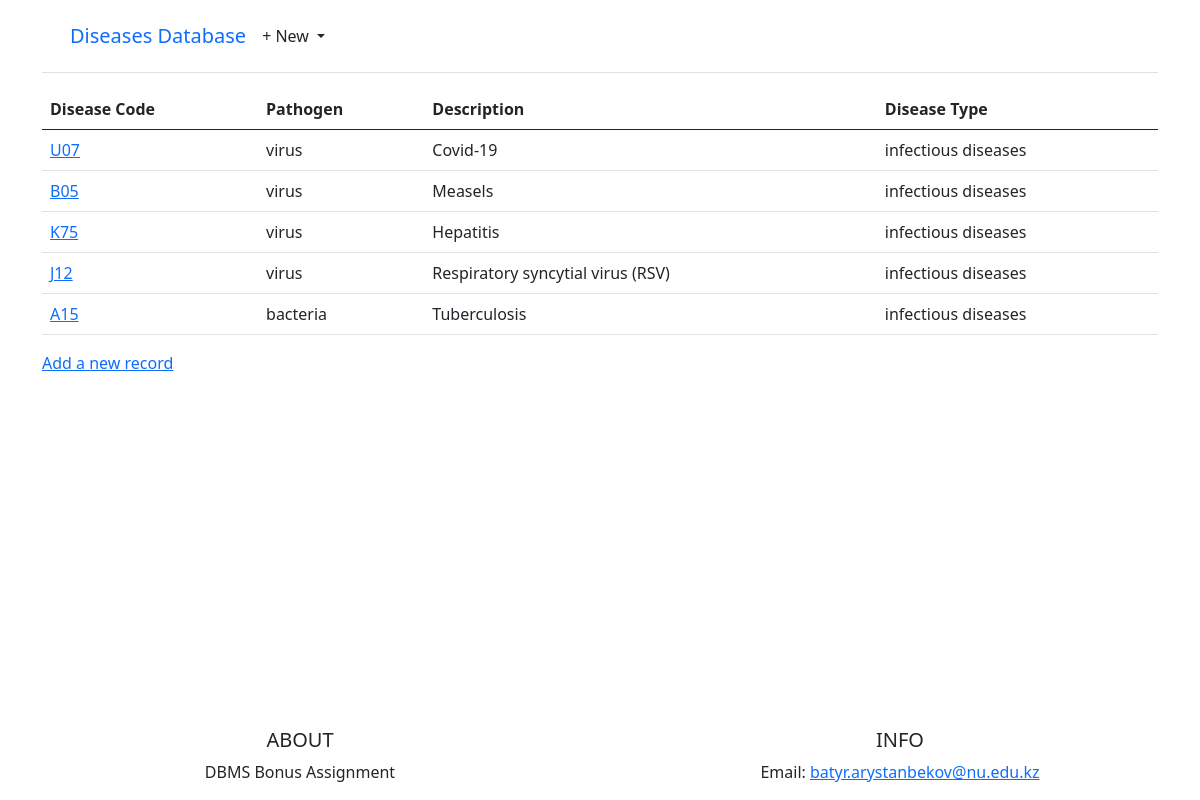
The page /diseases/ on the database as committed earlier.
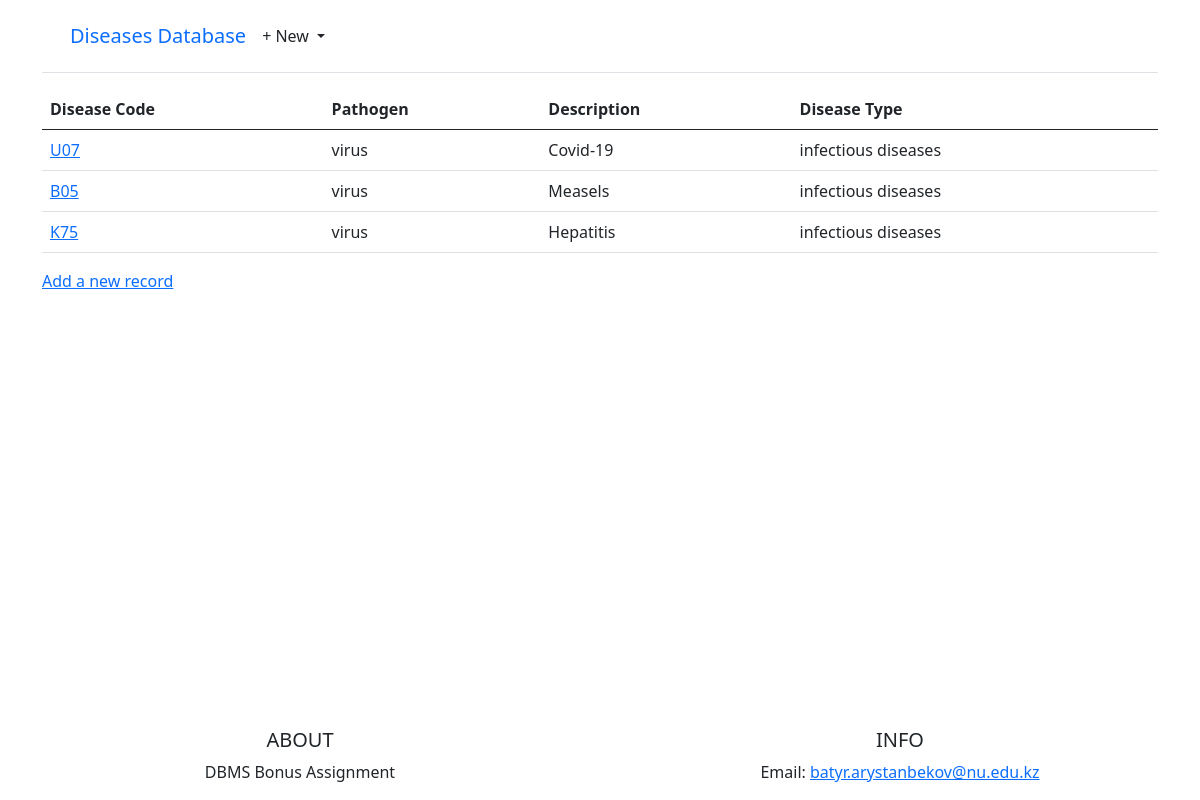
The same page on the database as committed later.
### objects/models.py (models this page shows, shortened)
class Disease(models.Model):
    disease_code = models.CharField(max_length=50, primary_key=True)
    pathogen = models.CharField(max_length=20)
    description = models.CharField(max_length=140)
    id = models.ForeignKey(DiseaseType, on_delete=models.CASCADE)

class DiseaseType(models.Model):
    id = models.AutoField(primary_key=True)
    description = models.CharField(max_length=140)

### objects/views.py (the view)
# urls.py: path('diseases/', DiseaseListView.as_view(), name='disease_list'),
class DiseaseListView(ListView):
    model = Disease
    template_name = 'disease/disease_list.html'

### templates/disease/disease_list.html (shortened to what this page needs)
{% extends "base.html" %}
{% block content %}
<table class="table">
    <thead class="thead-dark">
      <tr>
        <th scope="col">Disease Code</th>
        <th scope="col">Pathogen</th>
        <th scope="col">Description</th>
        <th scope="col">Disease Type</th>
      </tr>
    </thead>
    <tbody>
    {% for d in disease_list %}
        <tr>
            <td><a href="{% url 'disease_detail' d.pk %}">{{ d.disease_code }}</a></td>
            <td>{{ d.pathogen }}</td>
            <td>{{ d.description }}</td>
            <td>{{ d.id.description }}</td>
        </tr>
    {% endfor %}
    </tbody>
  </table>
  <p><a href="{% url 'disease_new' %}">Add a new record</a></p>
{% endblock content %}

### templates/base.html (shortened to what this page needs)
{% load static %}
<!DOCTYPE html>
<html>
<head>
  <link href="https://cdn.jsdelivr.net/npm/bootstrap@5.0.2/dist/css/bootstrap.min.css" rel="stylesheet">
</head>
<body class="d-flex flex-column min-vh-100">
  <div class="container">
    <header class="p-3 mb-3 border-bottom">
      <div class="container">
        <div class="d-flex flex-wrap align-items-center justify-content-center
          justify-content-lg-start">
          <a class="navbar-brand" href="{% url 'home' %}">Diseases Database</a>
            <div class="dropdown text-end">
              <a href="#" class="d-block link-dark text-decoration-none dropdown-toggle"
                id="dropdownUser1" data-bs-toggle="dropdown" aria-expanded="false">
                + New
              </a>
            </div>
        </div>
      </div>
    </header>
    <main>
      {% block content %}
      {% endblock content %}
    </main>
  </div>
</body>
<footer class="page-footer font-small teal pt-4 mt-auto">
  <div class="container-fluid text-center text-md-left">
    <div class="row">
      <div class="col-md-6 mt-md-0 mt-3">
        <h5 class="text-uppercase font-weight-bold">About</h5>
        <p>DBMS Bonus Assignment</p>
      </div>
      <div class="col-md-6 mb-md-0 mb-3">
        <h5 class="text-uppercase font-weight-bold">Info</h5>
        <p>Email: <a href="mailto:batyr.arystanbekov@nu.edu.kz">batyr.arystanbekov@nu.edu.kz</a></p>
      </div>
    </div>
  </div>
</footer>
</html>

Rows that differ between the two databases and show on the page:
removed Disease: disease_code "J12", pathogen "virus", description "Respiratory syncytial virus (RSV)", id.description "infectious diseases"
removed Disease: disease_code "A15", pathogen "bacteria", description "Tuberculosis", id.description "infectious diseases"
